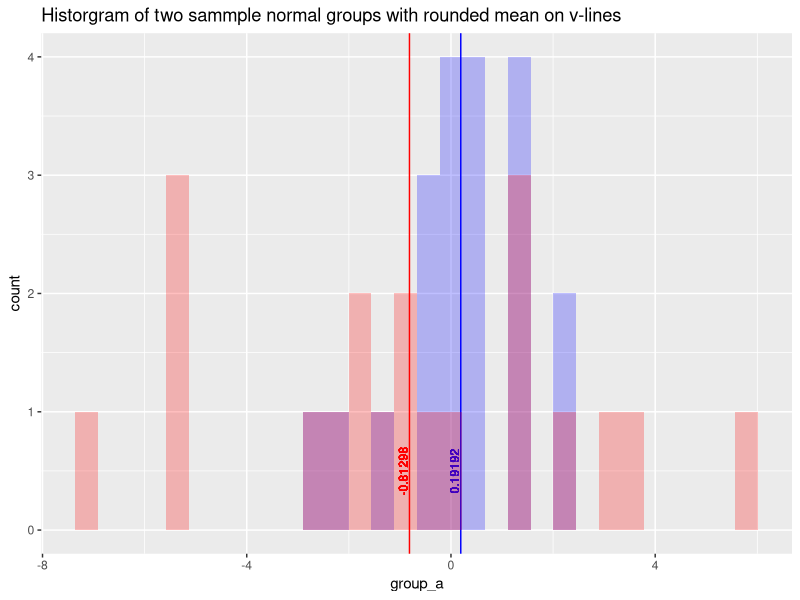

The R source for this figure: (Note: this script raises an error after producing the figure.)
# t-test vs KS-tests - a comparison

set.seed(42)
### rnorm
group_a <- rnorm(n=20, mean=0, sd=1)
group_b <- rnorm(n=20, mean=0, sd=3)

df <- data.frame("group_a" = as.numeric(group_a),
                 "group_b" = as.numeric(group_b))

dplyr::glimpse(df)

t_a = round(mean(df$group_a),5)
t_b = round(mean(df$group_b),5)

library(tidyverse)

# Plot the two distributions
df %>% 
  ggplot(aes(x=group_a)) +
  geom_histogram(alpha = .25, fill="blue") +
  geom_vline(xintercept = t_a, color="blue") +
  geom_text(aes(x=t_a, label=t_a),
            y=0.5, angle=90, vjust=-0.2, size=3, color="blue") +
  geom_histogram(aes(x=group_b), alpha=.25, fill="red") +
  geom_vline(xintercept = t_b, color="red") +
  geom_text(aes(x=t_b, label=t_b),
            y=0.5, angle=90, vjust=-0.2, size=3, color="red") +
  ggtitle("Historgram of two sammple normal groups with rounded mean on v-lines")

# 1. Welch Two Sample t-test for mean
res <- t.test(x=df$group_a,
              y=df$group_b,
              mu=0, # diff of means
              aternative = "two.sided",
              conf.level = 0.95,
              var.equal = FALSE) # Welch approximation to the degrees of freedom is used

res
print(res$p.value)

# 1b. Student Two Sample t-test for mean
res1 <- t.test(x=df$group_a,
              y=df$group_b,
              mu=0, # diff of means
              aternative = "two.sided",
              conf.level = 0.95,
              var.equal = TRUE) # Pooled variance is used to estimate the variance

res1
print(res1$p.value)
# cannot reject the h0 of 0 diff in mean


# 2. KS (Kolmogovor-Smirnov) test - a non-parametric and distribution free test.
res2 <- ks.test(x=df$group_a,
                y=df$group_b,
                alternative = "two.sided")


res2
print(res2$p.value) # 0.03354
# What is the implication of this?

# Ref - Lue valmiiks
# https://towardsdatascience.com/when-to-use-the-kolmogorov-smirnov-test-dd0b2c8a8f61


### lognorm
#group_a1 <- rlnorm(n=20, meanlog=3, sdlog=10)
#group_b1 <- rlnorm(n=20, meanlog=8, sdlog=10)
group_a1 <- rlnorm(n=200, meanlog=0, sdlog=1)
group_b1 <- rlnorm(n=200, meanlog=0, sdlog=1.1)

df2 <- data.frame("group_a1" = as.numeric(group_a1),
                  "group_b1" = as.numeric(group_b1))

t_a1 = round(mean(df2$group_a1),5)
t_b1 = round(mean(df2$group_b1),5)

df2 %>%
  filter(group1_a1 < 3) %>%
  ggplot(aes(x=group_a1)) +
  geom_histogram(alpha = .25, fill="blue") +
  geom_vline(xintercept = t_a1, color="blue") +
  geom_text(aes(x=t_a1, label=t_a1),
            y=0.5, angle=90, vjust=-0.2, size=3, color="blue") +
  geom_histogram(aes(x=group_b1), alpha=.25, fill="red") +
  geom_vline(xintercept = t_b1, color="red") +
  geom_text(aes(x=t_b1, label=t_b1),
            y=0.5, angle=90, vjust=-0.2, size=3, color="red") +
  ggtitle("Historgram of two sample lognormal groups with rounded mean on v-lines")

# exp log vals
df2 <- df2 %>%
  mutate(group_a1_exp = exp(group_a1)) %>%
  mutate(group_b1_exp = exp(group_b1))

t_a1_exp = round(mean(df2$group_a1_exp),5)

df2 %>%
  filter(group_a1 < 3) %>%
  filter(group_b1 < 3) %>%
  ggplot(aes(x=group_a1)) +
  geom_histogram(alpha = .25, fill="blue") +
  geom_vline(xintercept = t_a1, color="blue") +
  geom_text(aes(x=t_a1, label=t_a1),
            y=0.5, angle=90, vjust=-0.2, size=3, color="blue") +
  geom_histogram(aes(x=group_a1_exp), alpha=.25, fill="red") +
  geom_vline(xintercept = t_a1_exp, color="red") +
  geom_text(aes(x=t_a1_exp, label=t_a1_exp),
            y=0.5, angle=90, vjust=-0.2, size=3, color="red") +
  ggtitle("Historgram of two sample lognormal groups with rounded mean on v-lines")

